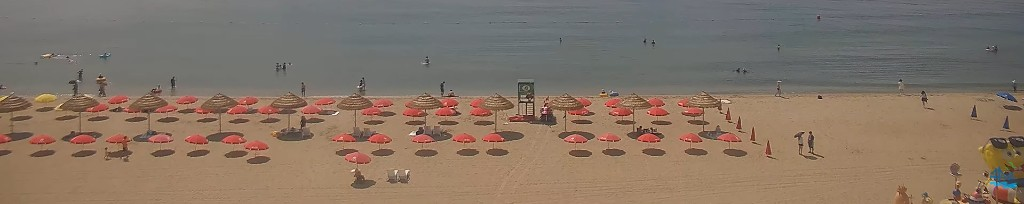
#> input picture vision/input/screenshots/01_wide_full_beach.png, 1024 x 204 px
$ python homography_density.py
#> lines starting #> are read from the running program, lines starting #| are printed output that depends on the picture; after the words box and inside, x2 and y2 are one past the last pixel; in counts of white or black regions, pixels touching at a corner belong together
# ============================================================
# 픽셀 → 실제 거리(미터) 변환 + 명/m² 밀도 계산 (초보자용)
#
# [한눈에 보는 원리]
# 1) 사진에서 "위치를 아는" 기준점 4개를 고릅니다.
# 2) 각 점이 현실에서 몇 미터 위치인지 적어 둡니다. (줄자/도면/GPS 등)
# 3) cv2.findHomography 가 "사진 좌표 → 바닥면 미터 좌표" 변환식을 만듭니다.
# 4) 사람 픽셀 위치와 구역 다각형을 미터로 바꾼 뒤
#    (사람 수) / (구역 면적 m²) 로 명/m² 을 구합니다.
#
# [중요]
# - 호모그래피는 "거의 평평한 바닥(모래/지면)" 가정입니다.
# - 아래 SRC/DST 좌표는 예시입니다. 반드시 현장 실측값으로 바꾸세요.
# ============================================================

from pathlib import Path
import json

import cv2
import numpy as np


# ------------------------------------------------------------
# 1) 사용자가 채워야 하는 설정
# ------------------------------------------------------------

# 캘리브레이션에 사용할 사진 (ROI·탐지와 같은 구도 권장)
IMAGE_PATH = Path("input/screenshots/01_wide_full_beach.png")
OUTPUT_DIR = Path("output/homography_density")

# ---- 기준점 4개 (픽셀 좌표) ----
# 이미지에서 찍은 (x, y). x=가로, y=세로. 왼쪽 위가 (0, 0)
# 네 점은 한 줄로 늘지 않게, 넓은 사각형처럼 잡으세요.
SRC_PIXELS = np.array(
    [
        [120.0, 80.0],   # 점 A: 예) 왼쪽 앞쪽 모래
        [900.0, 80.0],   # 점 B: 예) 오른쪽 앞쪽 모래
        [950.0, 180.0],  # 점 C: 예) 오른쪽 뒤쪽(물가 쪽)
        [80.0, 180.0],   # 점 D: 예) 왼쪽 뒤쪽(물가 쪽)
    ],
    dtype=np.float64,
)

# ---- 같은 4개의 실제 좌표 (미터) ----
# 임의 원점(0,0)을 하나 정한 뒤, 그로부터 가로=X, 세로=Y (미터)
# 아래는 "예시" 값입니다. 실제 측정값으로 반드시 교체하세요!
DST_METERS = np.array(
    [
        [0.0, 0.0],    # A → (0m, 0m)
        [40.0, 0.0],   # B → 오른쪽 40m
        [40.0, 25.0],  # C → 오른쪽 40m, 앞쪽(바다 방향) 25m
        [0.0, 25.0],   # D → 왼쪽, 앞쪽 25m
    ],
    dtype=np.float64,
)

# 밀도를 계산할 관심 구역(ROI) — 픽셀 다각형 (시계방향)
# 비어 있으면 이미지 전체 사각형을 사용합니다.
ROI_PIXEL_POLYGON = np.array(
    [
        [0.0, 57.0],     # 01_wide 기준: 대략 해변·물가 (y≈28%부터)
        [1024.0, 57.0],
        [1024.0, 204.0],
        [0.0, 204.0],
    ],
    dtype=np.float64,
)

# 사람 위치(픽셀). 실제로는 YOLO/SAHI 탐지 중심점을 넣으면 됩니다.
# 지금은 초보자 확인용 예시 좌표입니다.
PERSON_PIXELS = np.array(
    [
        [400.0, 120.0],
        [420.0, 125.0],
        [700.0, 110.0],
        [710.0, 140.0],
        [800.0, 160.0],
    ],
    dtype=np.float64,
)

# 위험 기준 (이전에 정한 값)
DENSITY_CAUTION = 4.0   # 명/m² 주의
DENSITY_DANGER = 6.0    # 명/m² 위험


# ------------------------------------------------------------
# 2) 호모그래피 만들기
# ------------------------------------------------------------
def build_homography(src_pixels: np.ndarray, dst_meters: np.ndarray):
    """
    픽셀 4점 → 미터 4점으로 변환 행렬 H 를 계산합니다.

    반환:
      H: 3x3 행렬.  [X, Y, 1]^T ~ H @ [x, y, 1]^T
      ok: 성공 여부
    """
    if src_pixels.shape != (4, 2) or dst_meters.shape != (4, 2):
        raise ValueError("기준점은 정확히 4개, 각 점은 (x,y) 이어야 합니다.")

    # method=0 은 기본(최소제곱). 점 4개면 보통 충분합니다.
    H, mask = cv2.findHomography(src_pixels, dst_meters, method=0)
    if H is None:
        raise RuntimeError("findHomography 실패. 기준점 배치/값을 확인하세요.")
    return H, mask


def pixels_to_meters(points_xy: np.ndarray, H: np.ndarray) -> np.ndarray:
    """
    여러 픽셀 점 (N,2) 을 미터 좌표 (N,2) 로 변환합니다.

    OpenCV perspectiveTransform 은 shape 를 (N,1,2) 로 받습니다.
    """
    pts = points_xy.reshape(-1, 1, 2).astype(np.float64)
    meters = cv2.perspectiveTransform(pts, H)
    return meters.reshape(-1, 2)


def polygon_area_m2(polygon_pixels: np.ndarray, H: np.ndarray) -> float:
    """
    픽셀 다각형을 미터로 변환한 뒤 면적(m²)을 구합니다.

    cv2.contourArea 는 꼭짓점 순서대로 이어진 다각형 면적을 계산합니다.
    (호모그래피 뒤 좌표계가 미터이므로 결과가 m²)
    """
    poly_m = pixels_to_meters(polygon_pixels, H)
    area = abs(cv2.contourArea(poly_m.astype(np.float32)))
    return float(area)


def pixel_footprint_m2(x: float, y: float, H: np.ndarray) -> float:
    """
    사진의 '한 픽셀'이 바닥에서 덮는 면적(m²)을 근사합니다.

    방법:
      픽셀 (x,y)의 네 모서리 (x,y)-(x+1,y)-(x+1,y+1)-(x,y+1)
      를 미터로 변환 → 그 사각형 면적.

    멀리 있는 픽셀일수록 보통 면적이 더 큽니다. (원근)
    """
    corners = np.array(
        [
            [x, y],
            [x + 1.0, y],
            [x + 1.0, y + 1.0],
            [x, y + 1.0],
        ],
        dtype=np.float64,
    )
    return polygon_area_m2(corners, H)


# ------------------------------------------------------------
# 3) 명/m² 계산
# ------------------------------------------------------------
def points_inside_polygon(points_xy: np.ndarray, polygon_xy: np.ndarray) -> np.ndarray:
    """
    각 점이 다각형 안에 있으면 True.
    cv2.pointPolygonTest: 내부>0, 경계=0, 외부<0
    """
    poly = polygon_xy.astype(np.float32)
    inside = []
    for x, y in points_xy:
        dist = cv2.pointPolygonTest(poly, (float(x), float(y)), measureDist=False)
        inside.append(dist >= 0)
    return np.array(inside, dtype=bool)


def compute_density_per_m2(
    person_pixels: np.ndarray,
    roi_polygon_pixels: np.ndarray,
    H: np.ndarray,
):
    """
    ROI 안 사람 수 / ROI 면적(m²) = 명/m²
    """
    area_m2 = polygon_area_m2(roi_polygon_pixels, H)
    if area_m2 <= 0:
        raise ValueError("ROI 면적이 0 이하입니다. 기준점/ROI를 확인하세요.")

    inside = points_inside_polygon(person_pixels, roi_polygon_pixels)
    count = int(inside.sum())
    density = count / area_m2
    return {
        "person_count_in_roi": count,
        "roi_area_m2": area_m2,
        "density_per_m2": density,
        "inside_mask": inside,
    }


def classify_density(density: float) -> str:
    """단순 3단계 판정."""
    if density >= DENSITY_DANGER:
        return "위험"
    if density >= DENSITY_CAUTION:
        return "주의"
    return "안전"


# ------------------------------------------------------------
# 4) 격자(그리드)별 명/m² — 위치마다 면적이 다름을 보여줌
# ------------------------------------------------------------
def grid_density_map(
    image_shape,
    person_pixels: np.ndarray,
    roi_polygon_pixels: np.ndarray,
    H: np.ndarray,
    cell_px: int = 40,
):
    """
    이미지를 cell_px 크기 칸으로 나누고,
    각 칸의 (사람 수 / 그 칸의 실제 m²) 를 계산합니다.

    반환:
      density_grid: (rows, cols) 명/m²
      area_grid: 각 칸 면적 m²
    """
    h, w = image_shape[:2]
    rows = max(1, h // cell_px)
    cols = max(1, w // cell_px)

    density_grid = np.zeros((rows, cols), dtype=np.float32)
    area_grid = np.zeros((rows, cols), dtype=np.float32)
    count_grid = np.zeros((rows, cols), dtype=np.int32)

    # 사람 → 어느 칸인지
    for x, y in person_pixels:
        if cv2.pointPolygonTest(
            roi_polygon_pixels.astype(np.float32), (float(x), float(y)), False
        ) < 0:
            continue
        c = min(cols - 1, int(x) // cell_px)
        r = min(rows - 1, int(y) // cell_px)
        count_grid[r, c] += 1

    for r in range(rows):
        for c in range(cols):
            x0, y0 = c * cell_px, r * cell_px
            x1, y1 = min(w, x0 + cell_px), min(h, y0 + cell_px)
            cell_poly = np.array(
                [[x0, y0], [x1, y0], [x1, y1], [x0, y1]],
                dtype=np.float64,
            )
            # 칸 중심이 ROI 밖이면 스킵
            cx, cy = (x0 + x1) / 2.0, (y0 + y1) / 2.0
            if cv2.pointPolygonTest(
                roi_polygon_pixels.astype(np.float32), (cx, cy), False
            ) < 0:
                continue

            area = polygon_area_m2(cell_poly, H)
            area_grid[r, c] = area
            if area > 1e-6:
                density_grid[r, c] = count_grid[r, c] / area

    return density_grid, area_grid, count_grid, cell_px


def overlay_grid_density(image_bgr, density_grid, cell_px, alpha=0.45):
    """격자 명/m² 을 JET 색으로 겹칩니다. (시각 확인용)"""
    h, w = image_bgr.shape[:2]
    rows, cols = density_grid.shape
    heat = np.zeros((h, w), dtype=np.float32)

    vmax = float(density_grid.max()) if density_grid.max() > 0 else 1.0
    for r in range(rows):
        for c in range(cols):
            val = density_grid[r, c]
            if val <= 0:
                continue
            y0, x0 = r * cell_px, c * cell_px
            y1, x1 = min(h, y0 + cell_px), min(w, x0 + cell_px)
            heat[y0:y1, x0:x1] = val / vmax

    heat_u8 = (heat * 255).astype(np.uint8)
    color = cv2.applyColorMap(heat_u8, cv2.COLORMAP_JET)
    active = heat > 0
    out = image_bgr.copy()
    out[active] = (
        (1 - alpha) * image_bgr[active].astype(np.float32)
        + alpha * color[active].astype(np.float32)
    ).astype(np.uint8)
    return out


def draw_calibration_and_people(image_bgr, src_pixels, person_pixels, roi_poly):
    """기준점·사람·ROI를 그려 초보자가 검수하기 쉽게 합니다."""
    out = image_bgr.copy()
    cv2.polylines(out, [roi_poly.astype(np.int32)], True, (0, 255, 255), 2)

    for i, (x, y) in enumerate(src_pixels):
        cv2.circle(out, (int(x), int(y)), 5, (255, 0, 0), -1)
        cv2.putText(
            out,
            f"P{i+1}",
            (int(x) + 4, int(y) - 4),
            cv2.FONT_HERSHEY_SIMPLEX,
            0.45,
            (255, 0, 0),
            1,
            cv2.LINE_AA,
        )

    for x, y in person_pixels:
        cv2.circle(out, (int(x), int(y)), 3, (0, 255, 0), -1)
    return out


# ------------------------------------------------------------
# 5) 메인
# ------------------------------------------------------------
def main():
    OUTPUT_DIR.mkdir(parents=True, exist_ok=True)

    image = cv2.imread(str(IMAGE_PATH))
#> image is the input picture: shape (204, 1024, 3); mean B, G, R 102.7, 116.6, 133
    if image is None:
        raise FileNotFoundError(f"이미지를 찾을 수 없습니다: {IMAGE_PATH.resolve()}")

    h, w = image.shape[:2]
#> h = 204; w = 1024
    print("=" * 60)
    print("픽셀 → 미터 호모그래피 + 명/m² 계산")
    print("=" * 60)
    print(f"이미지: {IMAGE_PATH} ({w}x{h})")
#| 이미지: input/screenshots/01_wide_full_beach.png (1024x204)
    print()
    print("[초보 체크]")
    print(" 1) SRC_PIXELS 4점이 사진에서 보이는 고정 위치에 맞는지")
    print(" 2) DST_METERS 가 실제 줄자로 잰 미터인지 (지금은 예시값!)")
    print(" 3) 네 점이 한 직선이 아닌지")
    print()

    # 1) 변환식 만들기
    H, _ = build_homography(SRC_PIXELS, DST_METERS)
    print("[1] findHomography 완료 (3x3 행렬 H)")
    print(H)
    print()

    # 2) 기준점이 미터로 잘 가는지 검증 (넣었던 DST와 비슷해야 함)
    check_m = pixels_to_meters(SRC_PIXELS, H)
    print("[2] 기준점 재변환 검증 (미터) - DST_METERS 와 거의 같아야 함")
    for i, ((sx, sy), (mx, my), (tx, ty)) in enumerate(
        zip(SRC_PIXELS, check_m, DST_METERS), start=1
    ):
        err = np.hypot(mx - tx, my - ty)
        print(
            f"  P{i}: px=({sx:.1f},{sy:.1f}) → m=({mx:.2f},{my:.2f}) "
            f"| 목표=({tx:.1f},{ty:.1f}) | 오차={err:.4f}m"
        )
    print()

    # 3) 픽셀 하나 면적이 위치에 따라 어떻게 다른지 예시
    sample_pixels = [(w // 4, int(h * 0.7)), (w // 2, int(h * 0.5)), (3 * w // 4, int(h * 0.35))]
#> sample_pixels = [(256, 142), (512, 102), (768, 71)]
    print("[3] 위치별 1픽셀이 덮는 면적(m^2) - 원근 때문에 값이 다름")
    for x, y in sample_pixels:
        a = pixel_footprint_m2(float(x), float(y), H)
        print(f"  픽셀({x},{y}) ~= {a:.6f} m^2")
    print()

    # 4) ROI 전체 명/m²
    roi = ROI_PIXEL_POLYGON.copy()
    result = compute_density_per_m2(PERSON_PIXELS, roi, H)
    level = classify_density(result["density_per_m2"])
    print("[4] ROI 밀도")
    print(f"  ROI 면적     : {result['roi_area_m2']:.2f} m^2")
    print(f"  ROI 안 인원  : {result['person_count_in_roi']} 명")
    print(f"  밀도         : {result['density_per_m2']:.4f} 명/m^2")
    print(f"  판정         : {level}  (주의>={DENSITY_CAUTION}, 위험>={DENSITY_DANGER})")
    print()

    # 5) 사람 좌표도 미터로 출력
    persons_m = pixels_to_meters(PERSON_PIXELS, H)
    print("[5] 사람 위치 (픽셀 -> 미터)")
    for i, ((px, py), (mx, my), inside) in enumerate(
        zip(PERSON_PIXELS, persons_m, result["inside_mask"]), start=1
    ):
        flag = "ROI안" if inside else "ROI밖"
        print(f"  사람{i}: px=({px:.1f},{py:.1f}) -> m=({mx:.2f},{my:.2f}) [{flag}]")
    print()

    # 6) 격자별 명/m² + 시각화 저장
    density_grid, area_grid, count_grid, cell_px = grid_density_map(
        image.shape, PERSON_PIXELS, roi, H, cell_px=40
    )
#> cell_px = 40
    overlay = overlay_grid_density(image, density_grid, cell_px)
#> after the loop in overlay_grid_density, `for r in range(rows):`:
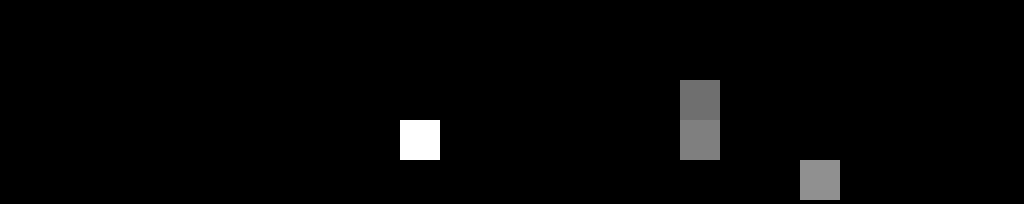
#> heat: shape (204, 1024) float32; min 0, max 1, mean 0.0192
    preview = draw_calibration_and_people(overlay, SRC_PIXELS, PERSON_PIXELS, roi)
#> in draw_calibration_and_people, `cv2.polylines(out, [roi_poly.astype(np.int32)], True, (0, 255, 255), 2)`:
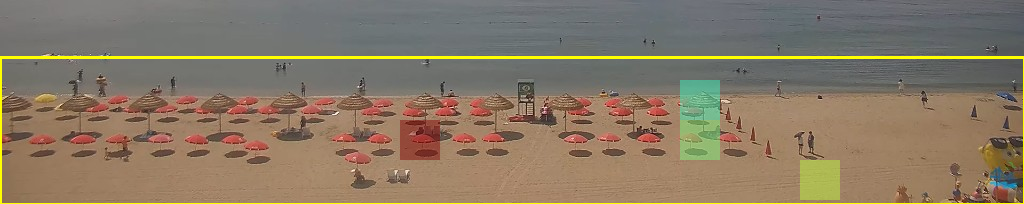
#> out: shape (204, 1024, 3); mean B, G, R 100.5, 120.7, 135.6
#> after the loop in draw_calibration_and_people, `for i, (x, y) in enumerate(src_pixels):`:
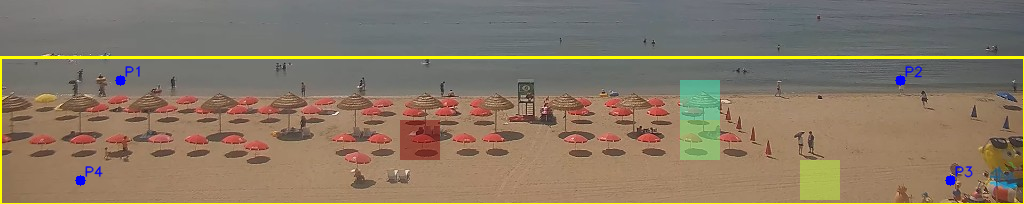
#> out: shape (204, 1024, 3); 0.4% of pixels changed, all inside (x1, y1, x2, y2) = (75, 65, 973, 186)
#> after the loop in draw_calibration_and_people, `for x, y in person_pixels:`:
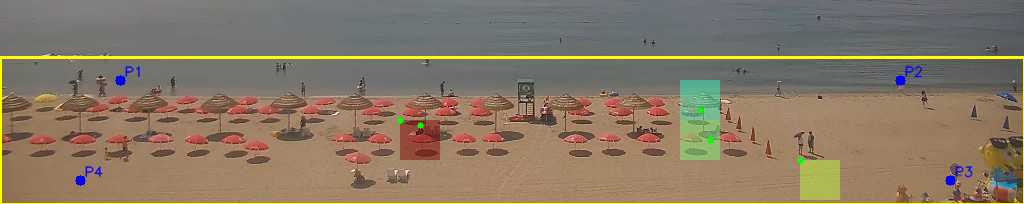
#> out: shape (204, 1024, 3); 0.07% of pixels changed, all inside (x1, y1, x2, y2) = (397, 107, 804, 164)

    out_img = OUTPUT_DIR / f"{IMAGE_PATH.stem}_metric_density.jpg"
    cv2.imwrite(str(out_img), preview)

    # JSON으로 숫자 결과 저장 (앱/서버 연동용)
    summary = {
        "image": str(IMAGE_PATH),
        "note": "DST_METERS는 예시값일 수 있음. 실측 후 재계산 필요.",
        "roi_area_m2": result["roi_area_m2"],
        "person_count_in_roi": result["person_count_in_roi"],
        "density_per_m2": result["density_per_m2"],
        "level": level,
        "homography": H.tolist(),
        "src_pixels": SRC_PIXELS.tolist(),
        "dst_meters": DST_METERS.tolist(),
        "persons_meters": persons_m.tolist(),
        "grid_cell_px": cell_px,
        "grid_max_density_per_m2": float(density_grid.max()),
        "grid_max_cell_area_m2": float(area_grid.max()),
        "grid_min_positive_cell_area_m2": float(
            area_grid[area_grid > 0].min() if np.any(area_grid > 0) else 0.0
        ),
    }
    out_json = OUTPUT_DIR / f"{IMAGE_PATH.stem}_metric_density.json"
    out_json.write_text(json.dumps(summary, ensure_ascii=False, indent=2), encoding="utf-8")

    print("[6] 저장")
    print(f"  이미지: {out_img.resolve()}")
    print(f"  JSON  : {out_json.resolve()}")
    print()
    print("다음 단계: SRC_PIXELS / DST_METERS 를 현장 실측값으로 바꾼 뒤 다시 실행하세요.")


if __name__ == "__main__":
    main()

$ run again, with vision/input/screenshots/02_zone_left_bridge.png copied over vision/input/screenshots/01_wide_full_beach.png
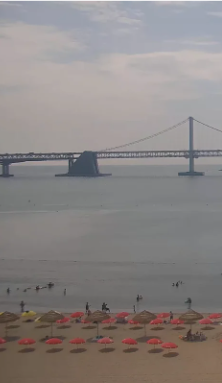
#> input picture vision/input/screenshots/02_zone_left_bridge.png, 222 x 383 px
#> in main, image is the input picture: shape (383, 222, 3); mean B, G, R 131.6, 133, 138.7
#| 이미지: input/screenshots/01_wide_full_beach.png (222x383)
#> after the loop in overlay_grid_density, `for r in range(rows):`:
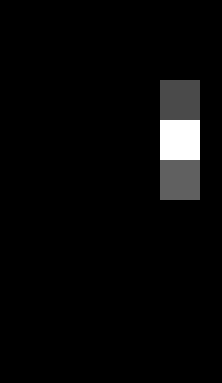
#> heat: shape (383, 222) float32; min 0, max 1, mean 0.0314
#> after the loop in draw_calibration_and_people, `for i, (x, y) in enumerate(src_pixels):`:
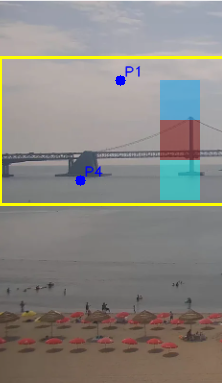
#> out: shape (383, 222, 3); mean B, G, R 129.6, 134.4, 137.6

$ run again, with vision/input/screenshots/03_zone_center_bridge.png copied over vision/input/screenshots/01_wide_full_beach.png
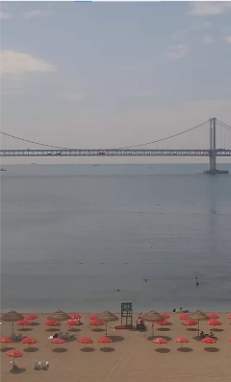
#> input picture vision/input/screenshots/03_zone_center_bridge.png, 231 x 382 px
#> in main, image is the input picture: shape (382, 231, 3); mean B, G, R 136.1, 134.2, 137.2
#| 이미지: input/screenshots/01_wide_full_beach.png (231x382)
#> after the loop in overlay_grid_density, `for r in range(rows):`:
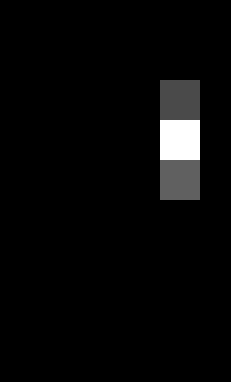
#> heat: shape (382, 231) float32; min 0, max 1, mean 0.0303
#> after the loop in draw_calibration_and_people, `for i, (x, y) in enumerate(src_pixels):`:
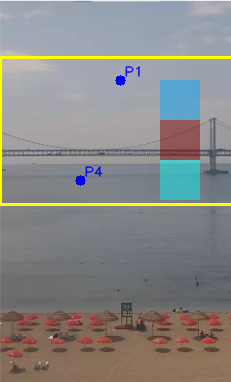
#> out: shape (382, 231, 3); mean B, G, R 133.8, 135.6, 136.3

$ run again, with vision/input/screenshots/04_zone_right_bridge.png copied over vision/input/screenshots/01_wide_full_beach.png
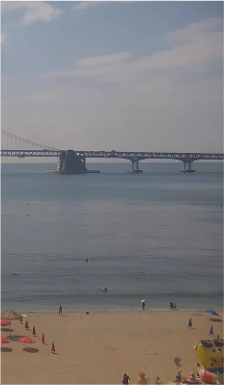
#> input picture vision/input/screenshots/04_zone_right_bridge.png, 225 x 385 px
#> in main, image is the input picture: shape (385, 225, 3); mean B, G, R 127.3, 125.9, 127.7
#| 이미지: input/screenshots/01_wide_full_beach.png (225x385)
#> after the loop in overlay_grid_density, `for r in range(rows):`:
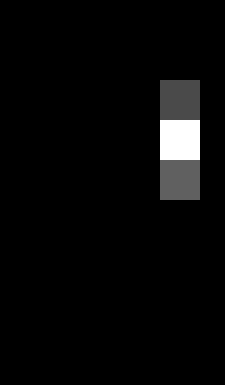
#> heat: shape (385, 225) float32; min 0, max 1, mean 0.0309
#> after the loop in draw_calibration_and_people, `for i, (x, y) in enumerate(src_pixels):`:
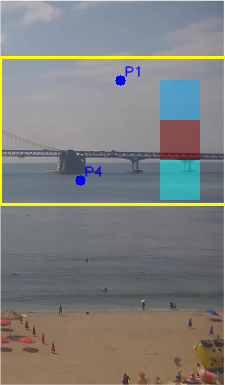
#> out: shape (385, 225, 3); mean B, G, R 125.7, 127.9, 127.5
